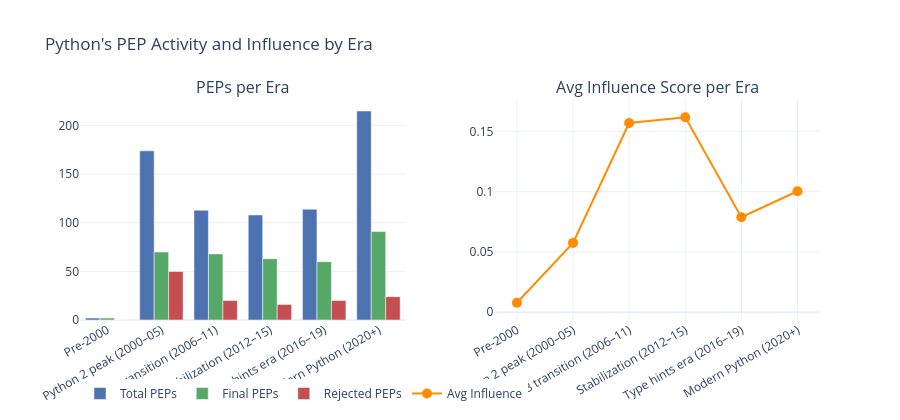

The notebook cell saved with this chart:
### Markdown cell above
## 4. How Python Has Changed Over Time

We look at the volume of influential PEPs per era, the dominant themes in each era, and which landmark PEPs defined each period.

### Code cell
ERA_ORDER = [
    "Pre-2000",
    "Python 2 peak (2000–05)",
    "Py3 transition (2006–11)",
    "Stabilization (2012–15)",
    "Type hints era (2016–19)",
    "Modern Python (2020+)",
]

era_summary = df.groupby("era").agg(
    total_peps=("number", "count"),
    final_peps=("status_clean", lambda s: (s == "Final").sum()),
    rejected_peps=("status_clean", lambda s: (s == "Rejected").sum()),
    avg_influence=("influence_score", "mean"),
    landmark_count=("is_landmark", "sum"),
).reindex(ERA_ORDER).reset_index()

fig4 = make_subplots(
    rows=1, cols=2,
    subplot_titles=("PEPs per Era", "Avg Influence Score per Era"),
    horizontal_spacing=0.12,
)

fig4.add_trace(go.Bar(
    x=era_summary["era"], y=era_summary["total_peps"],
    name="Total PEPs", marker_color="#4C72B0",
), row=1, col=1)
fig4.add_trace(go.Bar(
    x=era_summary["era"], y=era_summary["final_peps"],
    name="Final PEPs", marker_color="#55A868",
), row=1, col=1)
fig4.add_trace(go.Bar(
    x=era_summary["era"], y=era_summary["rejected_peps"],
    name="Rejected PEPs", marker_color="#C44E52",
), row=1, col=1)

fig4.add_trace(go.Scatter(
    x=era_summary["era"], y=era_summary["avg_influence"],
    mode="lines+markers", name="Avg Influence",
    marker=dict(size=10, color="darkorange"),
    line=dict(color="darkorange", width=2),
), row=1, col=2)

fig4.update_layout(
    height=420, template="plotly_white",
    title="Python's PEP Activity and Influence by Era",
    barmode="group",
    xaxis=dict(tickangle=-30),
    xaxis2=dict(tickangle=-30),
    legend=dict(orientation="h", yanchor="bottom", y=-0.4),
)
fig4.show()

### Figure 1 — Plotly figure (JSON) as saved in the notebook; plotly's stock layout.template omitted (floating-point values rounded to 4 significant figures)
{"data": [{"marker": {"color": "#4C72B0"}, "name": "Total PEPs", "type": "bar", "x": ["Pre-2000", "Python 2 peak (2000–05)", "Py3 transition (2006–11)", "Stabilization (2012–15)", "Type hints era (2016–19)", "Modern Python (2020+)"], "xaxis": "x", "y": [2, 174, 113, 108, 114, 215], "yaxis": "y"}, {"marker": {"color": "#55A868"}, "name": "Final PEPs", "type": "bar", "x": ["Pre-2000", "Python 2 peak (2000–05)", "Py3 transition (2006–11)", "Stabilization (2012–15)", "Type hints era (2016–19)", "Modern Python (2020+)"], "xaxis": "x", "y": [2, 70, 68, 63, 60, 91], "yaxis": "y"}, {"marker": {"color": "#C44E52"}, "name": "Rejected PEPs", "type": "bar", "x": ["Pre-2000", "Python 2 peak (2000–05)", "Py3 transition (2006–11)", "Stabilization (2012–15)", "Type hints era (2016–19)", "Modern Python (2020+)"], "xaxis": "x", "y": [0, 50, 20, 16, 20, 24], "yaxis": "y"}, {"line": {"color": "darkorange", "width": 2}, "marker": {"color": "darkorange", "size": 10}, "mode": "lines+markers", "name": "Avg Influence", "type": "scatter", "x": ["Pre-2000", "Python 2 peak (2000–05)", "Py3 transition (2006–11)", "Stabilization (2012–15)", "Type hints era (2016–19)", "Modern Python (2020+)"], "xaxis": "x2", "y": [0.007812, 0.05746, 0.1569, 0.1617, 0.07879, 0.1003], "yaxis": "y2"}], "layout": {"annotations": [{"font": {"size": 16}, "showarrow": false, "text": "PEPs per Era", "x": 0.22, "xanchor": "center", "xref": "paper", "y": 1, "yanchor": "bottom", "yref": "paper"}, {"font": {"size": 16}, "showarrow": false, "text": "Avg Influence Score per Era", "x": 0.78, "xanchor": "center", "xref": "paper", "y": 1, "yanchor": "bottom", "yref": "paper"}], "barmode": "group", "height": 420, "legend": {"orientation": "h", "y": -0.4, "yanchor": "bottom"}, "title": {"text": "Python's PEP Activity and Influence by Era"}, "xaxis": {"anchor": "y", "domain": [0, 0.44], "tickangle": -30}, "xaxis2": {"anchor": "y2", "domain": [0.56, 1], "tickangle": -30}, "yaxis": {"anchor": "x", "domain": [0, 1]}, "yaxis2": {"anchor": "x2", "domain": [0, 1]}}}
